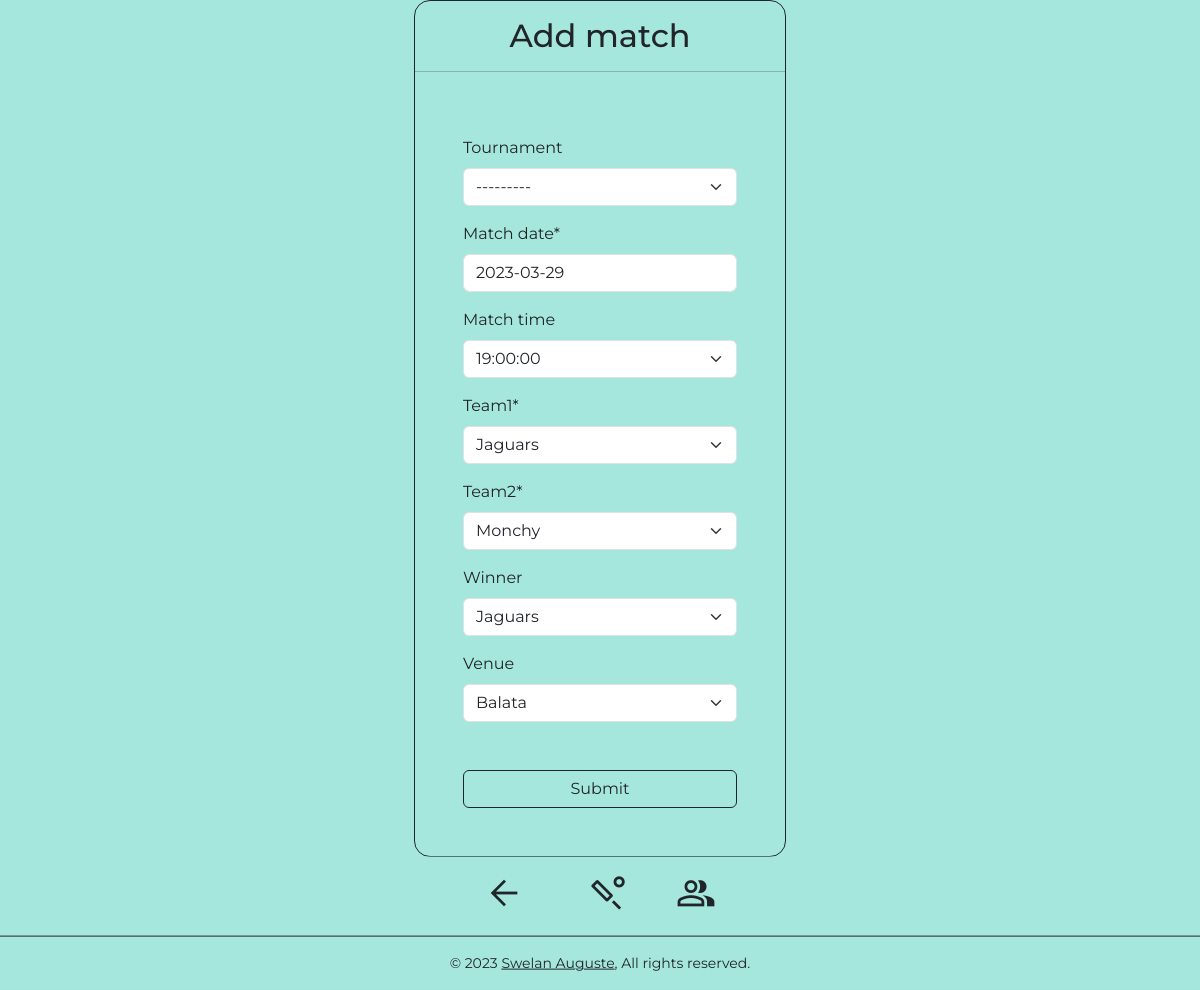
Screenshot of /match/edit/4/ with the database file from the repository.
### games/models.py (models this page shows, shortened)
class TimeStamp(models.Model):
    class Meta:
        abstract = True
    created = models.DateTimeField(auto_now_add=True)
    updated = models.DateTimeField(auto_now=True)

class Match(TimeStamp):
    tournament = models.ForeignKey(
        Tournament, on_delete=models.CASCADE, null=True, blank=True
    )
    match_date = models.DateField()
    match_time = models.ForeignKey(
        MatchTime, on_delete=models.CASCADE, null=True, blank=True
    )
    team1 = models.ForeignKey(
        Team, related_name="team1_matches", on_delete=models.CASCADE
    )
    team2 = models.ForeignKey(
        Team, related_name="team2_matches", on_delete=models.CASCADE
    )
    winner = models.ForeignKey(
        Team,
        related_name="winning_matches",
        null=True,
        blank=True,
        on_delete=models.SET_NULL,
    )
    venue = models.ForeignKey(
        Venue,
        related_name="venues",
        null=True,
        blank=True,
        on_delete=models.SET_NULL,
    )
    class Meta:
        verbose_name_plural = "matches"
        ordering = ("match_date", "match_time")

### games/views.py (the view)
class MatchUpdateView(UpdateView):
    model = Match
    fields = "__all__"

### games/models.py (called while the page is built)
    def __str__(self):
        return self.name

    def __str__(self):
        return self.name

    def __str__(self):
        return f"{self.time}"

    def __str__(self):
        return f"{self.name} {self.year}"

### templates/games/match_form.html (shortened to what this page needs)
{% extends 'base.html' %}
{% load crispy_forms_tags %}
{% block content %}
<div class="container">
    <div class="border mx-auto rounded-4 col-lg-4 border-dark">
        <h2 class="px-5 pt-3 text-center">Add match</h2>
        <hr>
        <form class="p-5" action="" method="post">
            {{form|crispy}}
            <div class="d-grid col mt-5">
                <button class="btn btn-outline-dark" type="submit">Submit</button>
            </div>
        </form>
    </div>
</div>
{% endblock content %}

### static/css/main.css (style rules this page uses)
html, body { font-family: 'Montserrat', sans-serif; background-color: #A5E7DC; }

### rows the page displays
Match: tournament "---------", match_date "2023-03-29", match_time "19:00:00", team1 "Jaguars", team2 "Monchy", winner "Jaguars", venue "Balata"
